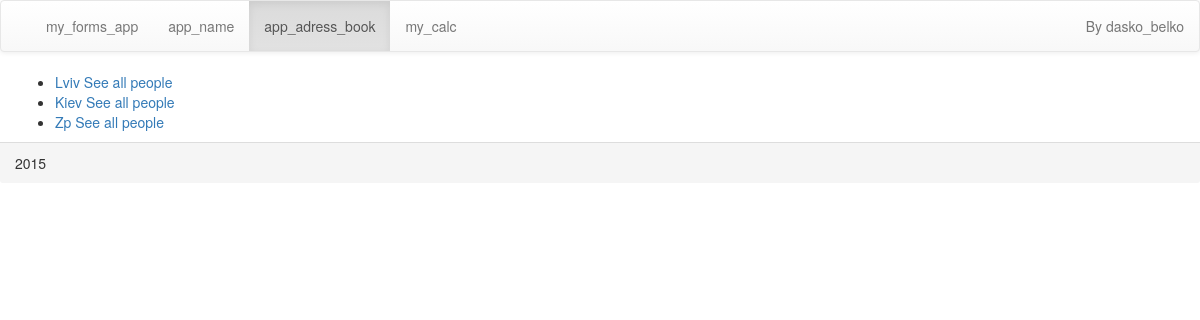
Page /app_adress_book/country/city/2/ on the committed database.
### app_adress_book/models.py (models this page shows, shortened)
class City(models.Model):
    city_name = models.CharField(max_length=200)
    country = models.ForeignKey(Country)

### app_adress_book/views.py (the view)
# urls.py: url(r'^city/(?P<pk>[0-9]+)/$', views.CityView.as_view(), name='city'),
class CityView(generic.ListView):
    template_name = 'apps/city.html'
    context_object_name = 'city_list'
    def get_queryset(self):
        country_id = self.kwargs['pk']
        return City.objects.filter(country__id=country_id)
    def get_context_data(self, **kwargs):
        context = super(CityView, self).get_context_data(**kwargs)
        context['title'] = "app_adress_book"
        return context

### app_adress_book/templates/apps/city.html (shortened to what this page needs)
{% extends "base_template.html" %}
{% block body_app %}
{% if city_list %}
    <ul>
            {% for city in city_list %}
           <li>
                  <a href="{% url 'app_adress_book:adress' city.id %}">
                    {{ city.city_name }}
                  </a>
               <a href="{% url 'app_adress_book:person_in_city' city.id %}">
               See all people</a>
            </li>
         {% endfor %}
    </ul>
{% else %}
    <p>No apps are available.</p>
{% endif %}
{% endblock %}

### rows in the picture
City: city_name "Lviv"
City: city_name "Kiev"
City: city_name "Zp"

### other values in the picture
{{ k }} "my_forms_app" "app_name" "app_adress_book" "my_calc"
